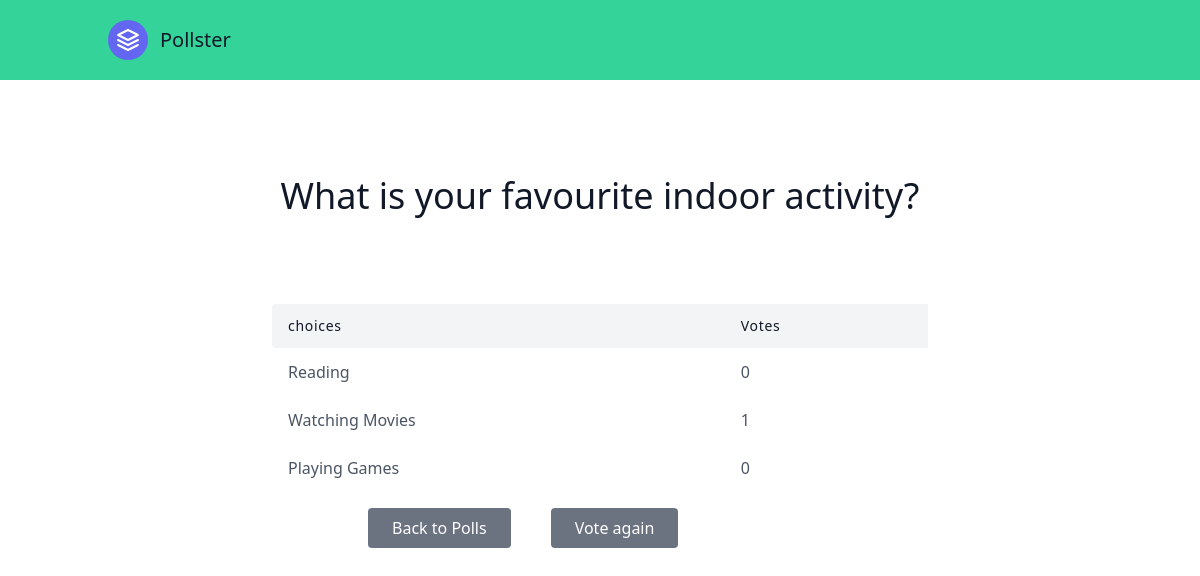
/2/results/, run on an earlier commit of the app's database.
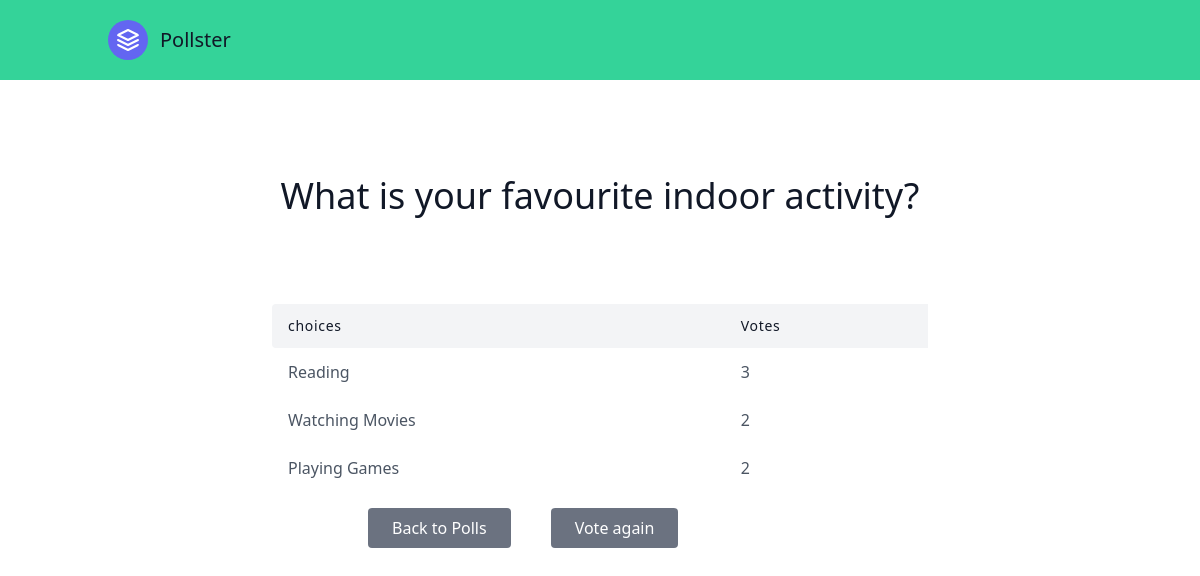
And on a later commit of the database.
### polls/models.py (models this page shows, shortened)
class Choice(models.Model):
    question = models.ForeignKey(Question,on_delete=models.CASCADE)
    choice_text = models.CharField(max_length=200)
    votes = models.IntegerField(default=0)

### polls/views.py (the view)
# urls.py: path('<int:question_id>/results/',views.results,name='results'),
def results(request,question_id):
    question = get_object_or_404(Question,pk=question_id)
    context ={ 'question':question}
    return render(request,'polls/results.html',context)

### polls/templates/polls/results.html (shortened to what this page needs)
{% extends 'base.html' %}
{% block content %}
    <section class="text-gray-600 body-font">
        <div class="container px-5 py-24 mx-auto">
            <div class="flex flex-col text-center w-full mb-20">
                <h1 class="sm:text-4xl text-3xl font-medium title-font mb-2 text-gray-900">{{question.question_text}}</h1>
            </div>
            <div class="lg:w-2/3 w-full mx-auto overflow-auto">
                <table class="table-auto w-full text-left whitespace-no-wrap">
                <thead>
                    <tr>
                    <th class="px-4 py-3 title-font tracking-wider font-medium text-gray-900 text-sm bg-gray-100 rounded-tl rounded-bl">choices</th>
                    <th class="px-4 py-3 title-font tracking-wider font-medium text-gray-900 text-sm bg-gray-100">Votes</th>
                    </tr>
                </thead>
                <tbody>
                    {% for choice in question.choice_set.all %}
                    <tr>
                    <td class="px-4 py-3">{{choice.choice_text}}</td>
                    <td class="px-4 py-3">{{choice.votes}}</td>
                    </tr>
                    {% endfor %}
                </tbody>
                </table>
            </div>
            <div class="flex pl-4 mt-4 lg:w-2/3 w-full mx-auto">
                <button class="flex ml-20 text-white bg-gray-500 border-0 py-2 px-6 focus:outline-none hover:bg-gray-600 rounded"><a href="{% url 'polls:index' %}">Back to Polls</a></button>
                <button class="flex ml-10 text-white bg-gray-500 border-0 py-2 px-6 focus:outline-none hover:bg-gray-600 rounded"><a href="{% url 'polls:vote' question.id %}">Vote again</a></button>
            </div>
        </div>
      </section>
{% endblock content %}

What changed in the data, as far as the page shows it:
changed Choice "Reading": votes "0" → "3"
changed Choice "Watching Movies": votes "1" → "2"
changed Choice "Playing Games": votes "0" → "2"
